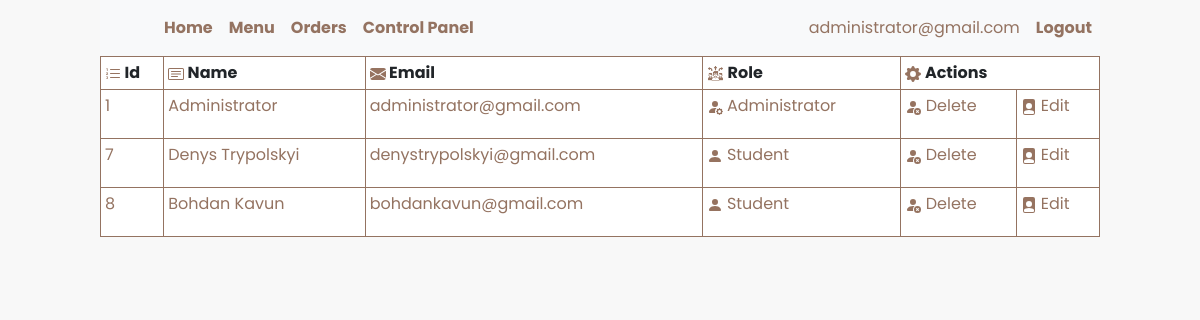
Page /pages/control_panel.php (signed in) on the committed database.
### tables this page shows
CREATE TABLE `users` (
  `id` int(11) NOT NULL,
  `name` varchar(50) NOT NULL,
  `password` varchar(255) DEFAULT NULL,
  `email` varchar(50) NOT NULL,
  `verification_code` varchar(50) DEFAULT NULL,
  `email_verified_at` varchar(50) DEFAULT NULL,
  `role` varchar(50) NOT NULL DEFAULT 'Student'
);

### pages/control_panel.php (the view, shortened to what this page needs)
<!DOCTYPE html>
<html lang="en">
<head>
</head>
<body>
    <?php
    require_once('../partials/header.php');
    ?>
    <table class="table table-sm table-bordered">
        <thead>
            <tr>
                <th scope="col"><img src="../img/list-ol.svg" alt="" class="filter-brown"> Id</th>
                <th scope="col"><img src="../img/card-text.svg" alt="" class="filter-brown"> Name</th>
                <th scope="col"><img src="../img/envelope-fill.svg" alt="" class="filter-brown"> Email</th>
                <th scope="col"><img src="../img/role.png" alt="" class="filter-brown" style="width:17.5px;height:17.5;"> Role</th>
                <th colspan="2" scope="col"><img src="../img/gear-fill.svg" alt="" class="filter-brown"> Actions</th>
            </tr>
        </thead>
        <tbody>
            <?php
            $sql = "SELECT id, name, email, role from users where id>?";
            $stmt = $conn->prepare($sql);
            $id = 0;
            $stmt->bind_param("i", $id);
            $stmt->execute();
            $result = $stmt->get_result();
            while ($user = $result->fetch_assoc()) {
                echo "<tr><th scope='row'><p>$user[id]</p></th>
                    <td><p>$user[name]</p></td>
                    <td><p>$user[email]</p></td>
                    <td><p>";
                if ($user['role'] == 'Administrator') {
                    echo "<img src='../img/person-fill-gear.svg' alt=''class='filter-brown'> $user[role]</p></td>";
                } else {
                    echo "<img src='../img/person-fill.svg' alt=''class='filter-brown'> $user[role]</p></td>";
                }
                $nameUnlencode = urlencode($user['name']);
                echo "<td><img src='../img/person-fill-x.svg' alt=''class='filter-brown'><a href='../scripts/delete_user.php?deleteUserId=$user[id]' style='text-decoration: none;font-weight: normal;color: #947361;'> Delete</a></td>";
                echo "<td><img src='../img/file-person-fill.svg' alt=''class='filter-brown'><a href='./update_user.php?updateUserId=$user[id]&name=$nameUnlencode&email=$user[email]&role=$user[role]' style='text-decoration: none; font-weight: normal; color: #947361'> Edit</a></td></tr>";
            }
            ?>
        </tbody>
    </table>
</body>
</html>

### partials/header.php (shortened to what this page needs)
<head>
    <link href="https://cdn.jsdelivr.net/npm/bootstrap@5.3.0-alpha3/dist/css/bootstrap.min.css" rel="stylesheet">
</head>
<?php
if (isset($_SESSION['auth'])) {
    echo '<nav class="navbar navbar-expand-lg bg-body-tertiary">
    <img src="../../favicon.ico" alt="" class="navbar-brand" style="width:40px;">
    <div class="collapse navbar-collapse" id="navbarNav">
        <ul class="navbar-nav">
            <li class="nav-item">
                <a class="nav-link" aria-current="page" href="./home.php">Home</a>
            </li>';
    if (!is_null($_SESSION['email_verified_at'])) {
        echo '<li class="nav-item">
                    <a class="nav-link" href="./menu.php">Menu</a>
                </li>
                <li class="nav-item">
                    <a class="nav-link" href="./orders.php">Orders</a>
                </li>';
    }
    if ($_SESSION['role'] === 'Administrator') {
        echo '<li class="nav-item">
        <a class="nav-link" href="./control_panel.php">Control Panel</a>
    </li>';
    }
    echo "</ul><ul class='navbar-nav ms-auto'>
    <li class='nav-item'>
    <a class='nav-link' style='font-weight: normal; color: #947361'>$_SESSION[email]</a>
    </li>
    <li class='nav-item'>
    <a class='nav-link' href='../scripts/logout.php'>Logout</a>
    </li></nav>";
}

### partials/header.php (style rules this page uses)
* { font-family: "Poppins", sans-serif; color: #947361; font-weight: bold; }
body { background: #f8f8f8; color: #947361; font-weight: bold; padding-left: 100px; padding-right: 100px; }
.nav-link { color: #947361; font-weight: bold; }
p { font-weight: normal; font-size: 16px; }
.filter-brown { filter: invert(49%) sepia(8%) saturate(1307%) hue-rotate(337deg) brightness(95%) contrast(99%); }
.table-bordered { border-color: #947361 !important; }

### rows in the picture
users: id "1", name "Administrator", email "administrator@gmail.com", role "Administrator"
users: id "7", name "Denys Trypolskyi", email "denystrypolskyi@gmail.com", role "Student"
users: id "8", name "Bohdan Kavun", email "bohdankavun@gmail.com", role "Student"

### other values in the picture
$_SESSION[email] "administrator@gmail.com"
